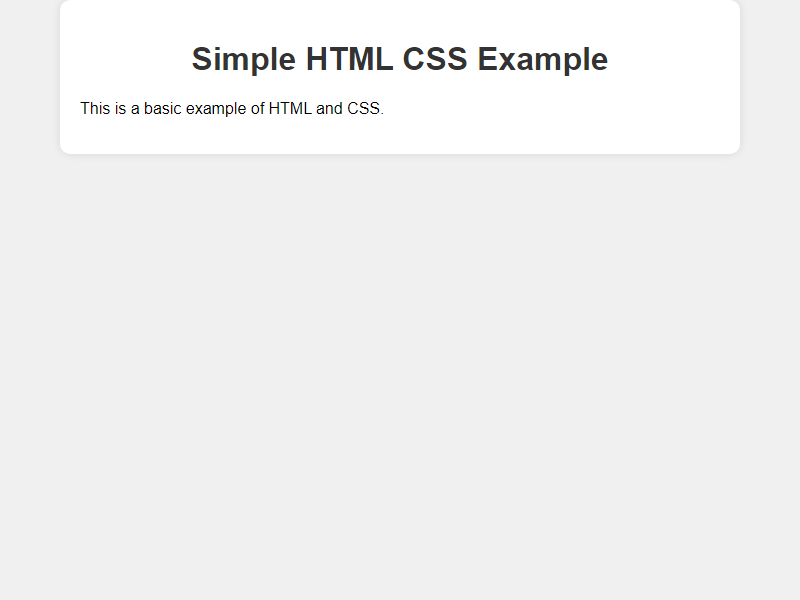
#> input picture website_screenshot.png, 800 x 600 px; the run also reads 1 picture not shown here
$ python Q_Learn_Frontend_Evaluation.py
#> lines starting #> are read from the running program, lines starting #| are printed output that depends on the picture
#> (the call stopped at in take_website_screenshot, `chrome_options = webdriver.ChromeOptions()`: selenium is not available in this run)
import time
from selenium import webdriver
from selenium.webdriver.chrome.service import Service
import cv2

class ImageSimilarityChecker:
    def __init__(self, threshold=0.7):
        self.threshold = threshold
        self.orb = cv2.ORB_create()
        self.bf = cv2.BFMatcher(cv2.NORM_HAMMING, crossCheck=True)
        self.width = 224
        self.height = 224

    def compare_images(self, image_path1, image_path2):
#> called with image_path1 = 'website_screenshot.png', image_path2 = 'goal_image.png'
        image1 = cv2.imread(image_path1, cv2.IMREAD_GRAYSCALE)
#> image1: shape (600, 800); min 0, max 255, mean 241.2
        image2 = cv2.imread(image_path2, cv2.IMREAD_GRAYSCALE)

        image1_resized = cv2.resize(image1, (self.width, self.height))
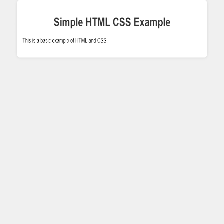
#> image1_resized: shape (224, 224); min 2, max 255, mean 241.2
        image2_resized = cv2.resize(image2, (self.width, self.height))

        keypoints1, descriptors1 = self.orb.detectAndCompute(image1_resized, None)
#> keypoints1 = 70 keypoints; strongest (x, y, size): (60, 39, 31), (89, 42, 31), (90, 40, 31), (82, 40, 31)
        keypoints2, descriptors2 = self.orb.detectAndCompute(image2_resized, None)
#> keypoints2 has the same summary as keypoints1

        matches = self.bf.match(descriptors1, descriptors2)
#> matches = 70 matches
        similarity_score = len(matches) / max(len(keypoints1), len(keypoints2))
#> similarity_score = 1

        similarity_percentage = similarity_score * 100
#> similarity_percentage = 100

        if similarity_score >= self.threshold:
            result = "Images are similar"
        else:
            result = "Images are dissimilar"

        return result, similarity_percentage

def take_website_screenshot(html_file, chrome_driver_path):
    # Set up Chrome options
    chrome_options = webdriver.ChromeOptions()
    chrome_options.add_argument("--headless")  # Run Chrome in headless mode (no GUI)

    # Start the WebDriver service
    service = Service(chrome_driver_path)
    service.start()

    # Create a new instance of the Chrome driver
    driver = webdriver.Chrome(service=service, options=chrome_options)

    # Load the HTML file
    driver.get("file://" + html_file)

    # Wait for a few seconds to ensure that all content is loaded
    time.sleep(5)

    # Take a screenshot of the webpage
    driver.save_screenshot("website_screenshot.png")

    # Close the browser
    driver.quit()

    # Stop the WebDriver service
    service.stop()

if __name__ == "__main__":
    # Path to your HTML file
    html_file = "index.html"

    # Path to your Chrome driver executable
    chrome_driver_path = "chromedriver.exe"  # Change this path based on your system

    # Take website screenshot
    take_website_screenshot(html_file, chrome_driver_path)

    # Compare screenshots
    similarity_checker = ImageSimilarityChecker(threshold=0.7)
    result, similarity_percentage = similarity_checker.compare_images("website_screenshot.png", "goal_image.png")
#> result = 'Images are similar'; similarity_percentage = 100
    print(result)
#| Images are similar
    print("Similarity Score (100%):", similarity_percentage)
#| Similarity Score (100%): 100.0
